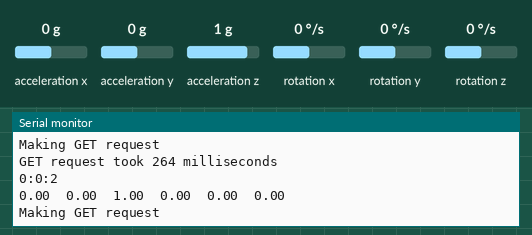
Recording of a sketch running on a simulated Arduino Nano 33 IoT. Shown: the last lines printed to the serial monitor. Inputs (shaded band) come from the test bench; at power-on: acceleration x 0 g, acceleration y 0 g, acceleration z 1 g, rotation x 0 °/s, rotation y 0 °/s, rotation z 0 °/s. WiFi joins after 1.5 s; servers stay silent unless stated; uploads are accepted with an empty reply.

Above: at 2.7 s.
2.8 s: acceleration x set to -1.4 g
At 3.03 s:
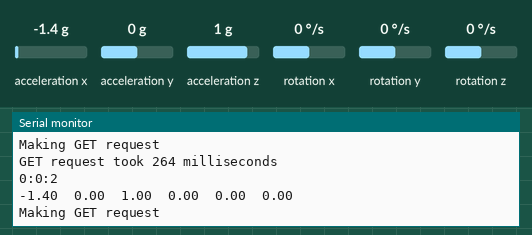
4.3 s: acceleration y set to -1.4 g
At 4.37 s:
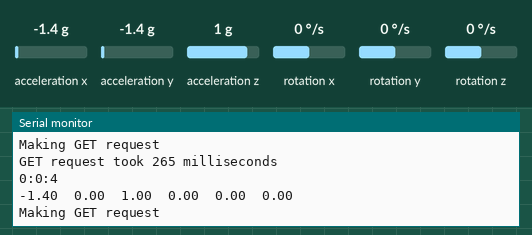
5.8 s: acceleration z set to -1.4 g
At 5.97 s:
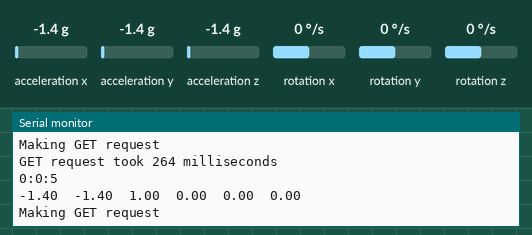
7.3 s: rotation x set to -192 °/s
At 7.31 s:
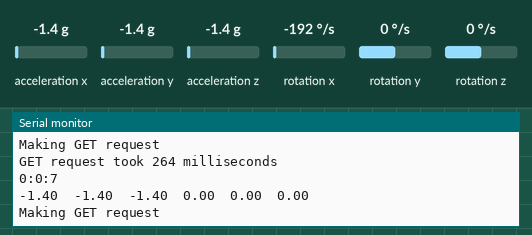
8.8 s: rotation y set to -192 °/s
At 8.91 s:
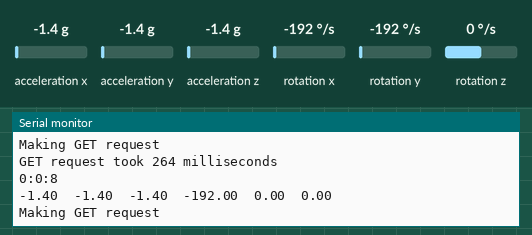
Timing chart, 0 to 11.3 s (numbered marks = the images above; inputs shaded):
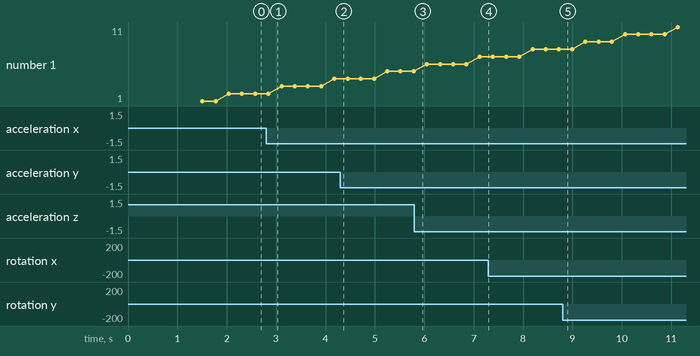

Measured:
- after the input at 2.8 s, the serial monitor: prints a new line at once (image 1)

The sketch:

bike.ino
```cpp
#include <Wire.h>
#include <WiFiNINA.h>
#include <Arduino_LSM6DS3.h>

char ssid[] = "Itreek";
char pass[] = "7893031134";
char server[] = "script.google.com";
int port = 443;  // Use port 443 for HTTPS

WiFiSSLClient wifi;
int status = WL_IDLE_STATUS;

void setup() {
  Serial.begin(9600);

   while (!Serial);

  if (!IMU.begin()) {
    Serial.println("Failed to initialize IMU!");
    while (1);
  }
  // Connect to WiFi

  while ( status != WL_CONNECTED) {
    Serial.print("Attempting to connect to Network named: ");
    Serial.println(ssid);
    status = WiFi.begin(ssid, pass);
  }

  // print the SSID of the network you're attached to:
  Serial.print("SSID: ");
  Serial.println(WiFi.SSID());

  // print your WiFi shield's IP address:
  IPAddress ip = WiFi.localIP();
  Serial.print("IP Address: ");
  Serial.println(ip);
}
void loop() {
  // Your logic to set aax, aay, aaz, ggx, ggy, ggz
   while(IMU.accelerationAvailable() && IMU.gyroscopeAvailable()){
  float ax, ay, az,gx,gy,gz;
  IMU.readAcceleration(ax, ay, az);
  IMU.readGyroscope(gx, gy, gz);

  String aax=String(ax,6);
  String aay=String(ay,6);
  String aaz=String(az,6);

  String ggx=String(gx,6);
  String ggy=String(gy,6);
  String ggz=String(gz,6);

  unsigned long currentMillis = millis();
  unsigned long seconds = currentMillis / 1000;

  int secondsInMinute = seconds % 60;
  int minutesInHour = (seconds / 60) % 60;
  int hoursInDay = (seconds / 3600) % 24;

  Serial.print(hoursInDay);
  Serial.print(':');
  Serial.print(minutesInHour);
  Serial.print(':');
  Serial.println(secondsInMinute);

  Serial.print(ax);
  Serial.print('\t');
  Serial.print(ay);
  Serial.print('\t');
  Serial.print(az);
  Serial.print('\t');

  Serial.print(gx);
  Serial.print('\t');
  Serial.print(gy);
  Serial.print('\t');
  Serial.println(gz);

  // Create the GET request path
  String path = "/macros/s/AKfycbzqRJyYBuHc7ZbzmABRvVh66R38eENF4_xzoQZmx4ni1AziJwhVvULp2D-A3cZv_83F/exec";
  path += "?ax=" + String(aax) +
          "&ay=" + String(aay) +
          "&az=" + String(aaz) +
          "&gx=" + String(ggx) +
          "&gy=" + String(ggy) +
          "&gz=" + String(ggz);

  Serial.println("Making GET request");
unsigned long startTime = millis();
  // Make the GET request
  if (wifi.connectSSL(server, port)) {
    wifi.print("GET " + path + " HTTP/1.1\r\n");
    wifi.print("Host: " + String(server) + "\r\n");
    wifi.print("Connection: close\r\n\r\n");

    // Read and process the response (assuming it's a simple text response)
    while (wifi.available()) {
      char c = wifi.read();
      // Process the response data as needed
    }

    unsigned long duration = millis() - startTime;
    Serial.print("GET request took ");
    Serial.print(duration);
    Serial.println(" milliseconds");

    wifi.stop();
  }
  }
  // Wait for some time before the next request
  delay(1000);
}
```
